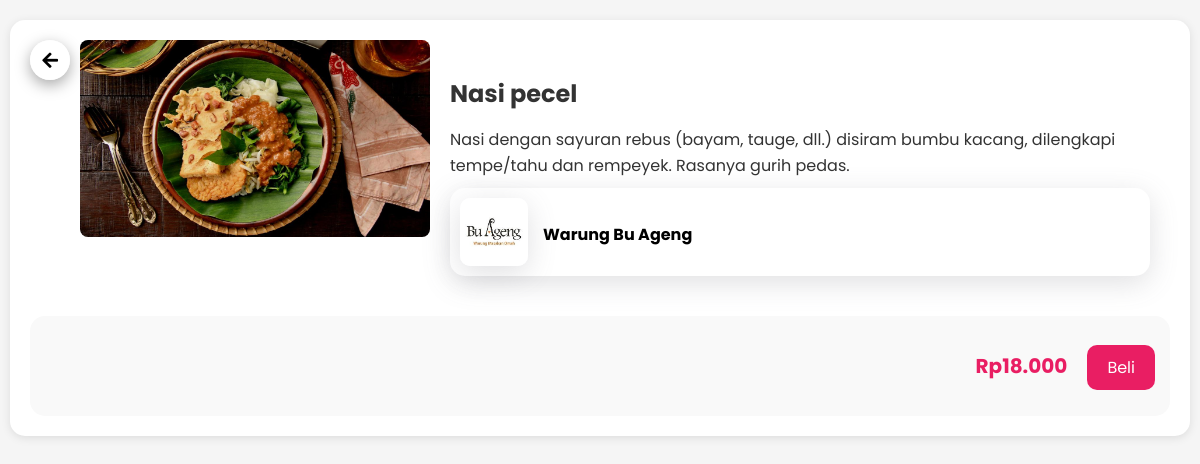
Screenshot of /product.php?id=1 with the database file from the repository.
### tables this page shows
CREATE TABLE IF NOT EXISTS `produk` (
  `id` int NOT NULL AUTO_INCREMENT,
  `merchant_id` int NOT NULL,
  `nama_produk` varchar(100) NOT NULL,
  `deskripsi` text,
  `gambar_produk` varchar(255) DEFAULT NULL,
  `harga` decimal(10,2) NOT NULL,
  PRIMARY KEY (`id`),
  KEY `merchant_id` (`merchant_id`),
  CONSTRAINT `produk_ibfk_1` FOREIGN KEY (`merchant_id`) REFERENCES `merchants` (`id`) ON DELETE CASCADE
);

CREATE TABLE IF NOT EXISTS `merchants` (
  `id` int NOT NULL AUTO_INCREMENT,
  `username` varchar(50) NOT NULL,
  `password` varchar(255) NOT NULL,
  `merchant_name` varchar(255) DEFAULT NULL,
  `email` varchar(255) DEFAULT NULL,
  `phone` varchar(50) DEFAULT NULL,
  `tujuan` varchar(255) DEFAULT NULL,
  `profile_picture` varchar(255) DEFAULT 'uploads/default.png',
  `main_image` varchar(255) DEFAULT 'uploads/default-main.jpg',
  `description` varchar(255) DEFAULT 'No bio yet.',
  `alamat` text,
  `operation_hours` varchar(255) DEFAULT '-',
  `social_media` varchar(255) DEFAULT '-',
  `website` varchar(255) DEFAULT '-',
  `maps_pin` text,
  `referral` varchar(255) DEFAULT NULL,
  PRIMARY KEY (`id`),
  UNIQUE KEY `username` (`username`)
);

### product.php (the view, shortened to what this page needs)
<?php
include 'account/db.php';
if (isset($_GET['id'])) {
    $id = mysqli_real_escape_string($conn, $_GET['id']);
    $query = "SELECT p.*, m.id, m.merchant_name, m.phone, m.profile_picture FROM produk p JOIN merchants m ON p.merchant_id = m.id WHERE p.id = '$id'";
    $result = mysqli_query($conn, $query);
    if (mysqli_num_rows($result) > 0) {
        $product = mysqli_fetch_assoc($result);
    } else {
        echo "Produk tidak ditemukan.";
        exit();
    }
} else {
    echo "ID produk tidak ditemukan.";
    exit();
}
$previous_url = isset($_SERVER['HTTP_REFERER']) ? $_SERVER['HTTP_REFERER'] : 'index.php';
?>
<!DOCTYPE html>
<html lang="en">
<head>
    <link rel="stylesheet" href="assets/css/product-detail.css">
    <link rel="stylesheet" href="https://cdnjs.cloudflare.com/ajax/libs/font-awesome/5.15.3/css/all.min.css">
</head>
<body>
    <div class="container">
        <div class="product-container">
        <div class="back-button">
                <a href="<?php echo $previous_url; ?>" style="color: black;"><i class="fas fa-arrow-left"></i></a>
            </div><br>
            <div class="product-image">
                <img src="<?php echo 'account/uploads/' . htmlspecialchars($product['gambar_produk']); ?>" alt="<?php echo htmlspecialchars($product['nama_produk']); ?>" onclick="openModal(this)">
            </div>
            <div class="product-details">
                <h1><?php echo htmlspecialchars($product['nama_produk']); ?></h1>
                <p><?php echo htmlspecialchars($product['deskripsi']); ?></p>
                <a style="text-decoration: none !important;" href="detail.php?id=<?php echo htmlspecialchars($product['id']); ?>">
                <div class="plex">
                    <img src="account/<?php echo htmlspecialchars($product['profile_picture']); ?>" alt="Logo Toko" class="logo-toko">
                    <b><p class="marginkiri5px"><?php echo htmlspecialchars($product['merchant_name']); ?></p></b>
                </div></a>
            </div>
        </div>
        <div class="merchant-info">
            <p class="price">Rp<?php echo number_format($product['harga'], 0, ',', '.'); ?></p>
            <a href="https://wa.me/<?php echo htmlspecialchars($product['phone']); ?>?text=Assalamualaikum,%20saya%20tertarik%20dengan%20<?php echo htmlspecialchars($product['nama_produk']); ?>.%20Bisakah%20Anda%20memberitahu%20lebih%20lanjut?" class="buy-now-btn" target="_blank">Beli</a>
        </div>
    </div>
</body>
</html>

### assets/css/product-detail.css (style rules this page uses)
body { font-family: 'Poppins', sans-serif; margin: 0; padding: 0; background-color: #f5f5f5; color: #333; }
.container { max-width: 1200px; margin: 20px auto; padding: 20px; background-color: #fff; box-shadow: 0 2px 10px rgba(0, 0, 0, 0.1); border-radius: 15px; margin-right: 10px; margin-left: 10px; }
.product-container { display: flex; flex-wrap: wrap; margin-bottom: 20px; }
.product-image { flex: 1; min-width: 300px; max-width: 500px; }
.product-image img { width: 100%; height: auto; border-radius: 8px; cursor: pointer; }
.product-details { flex: 2; padding: 20px; }
.product-details h1 { font-size: 24px; margin-bottom: 10px; }
.product-details p { margin-bottom: 10px; line-height: 1.6; }
.price { font-size: 20px; font-weight: bolder; color: #e91e63; margin-right: 20px; }
.buy-now-btn { display: inline-block; padding: 10px 20px; background-color: #e91e63; color: #fff; text-decoration: none; border-radius: 10px; transition: background-color 0.3s; }
.merchant-info { margin-top: 20px; padding: 15px; background-color: #f9f9f9; border-radius: 15px; display: flex; align-items: baseline; justify-content: flex-end; }
.back-button { position: static; top: 15px; left: 15px; background: rgba(255, 255, 255, 0.7); border-radius: 50%; width: 40px; height: 40px; display: flex; align-items: center; justify-content: center; cursor: pointer; box-shadow: rgba(0, 0, 0, 0.35) 0px 5px 15px; margin-right: 10px; }
.back-button a { color: black; font-size: 18px; }
.logo-toko { width: 10%; height: auto; border-radius: 10px; box-shadow: rgba(100, 100, 111, 0.2) 0px 7px 29px 0px; }
.plex { display: flex; align-items: center; box-shadow: rgba(100, 100, 111, 0.2) 0px 7px 29px 0px; padding: 10px; border-radius: 15px; }
.marginkiri5px { margin-left: 15px; color: black; text-decoration: none !important; }

### rows the page displays
produk: gambar_produk (picture), nama_produk "Nasi pecel", deskripsi "Nasi dengan sayuran rebus (bayam, tauge, dll.) disiram bumbu kacang, dilengkapi tempe/tahu dan rempeyek. Rasanya gurih pedas.", merchant.profile_picture (picture), merchant.merchant_name "Warung Bu Ageng", harga "18.000"
